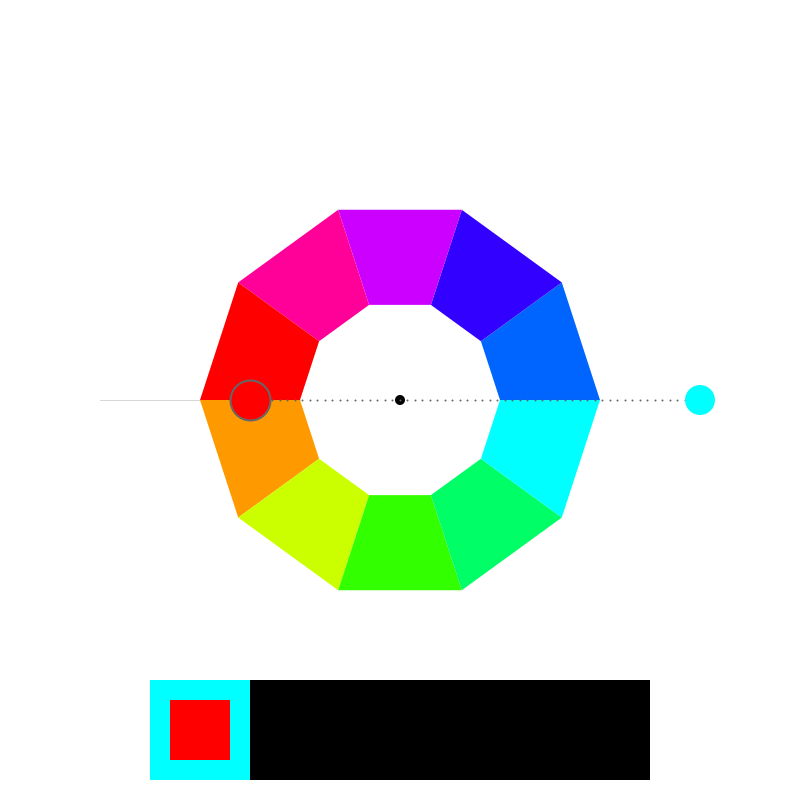
Frame 1 (no input)
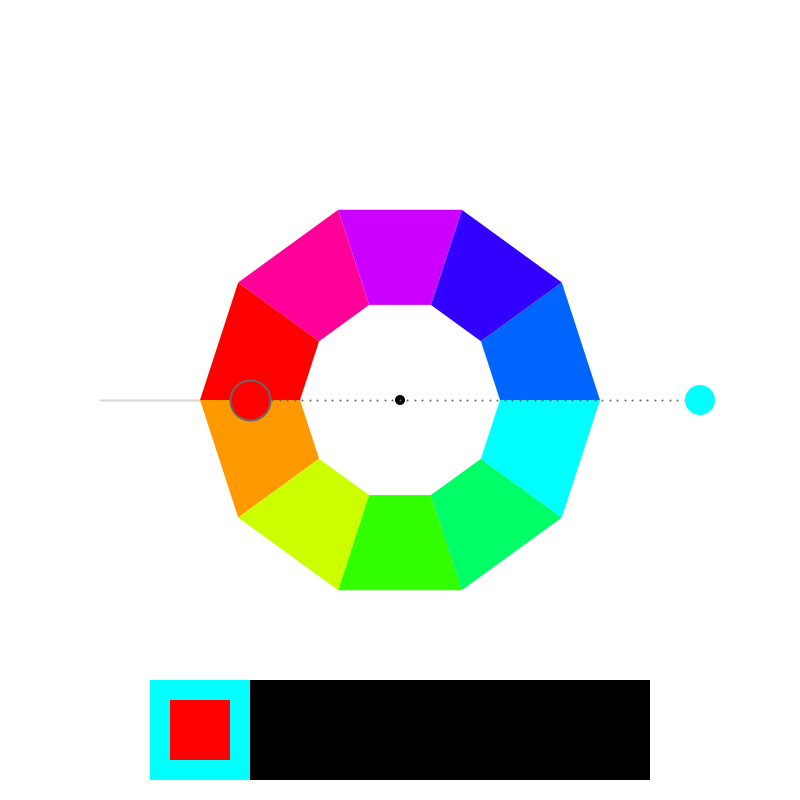
Frame 60 (the mouse pressed at the canvas centre just before this capture)
Frame 120 (the mouse held since frame 60 and released just before this capture): identical to frame 60, image omitted

The Processing sketch that drew these frames (run headless with seeded random() and noise(); from frame 60 on, the mouse is pressed at the canvas centre):

// Processing sketch: processing_153056
// ── processing_153056.pde

/*
 * Creative Coding
 * Week 4, 01 - an interactive colour wheel picker
 * by Indae Hwang and Jon McCormack
 * Copyright (c) 2014 Monash University
 *
 * This program draws an interactive colour selection wheel
 * Drag the colour circle around the hue wheel to change hue, change the distance
 * from the wheel to control brightness.
 *
 * Another colour circle is displayed showing the colour 180 degrees from the current colour
 * 
 */

// colourHandle: the user interface element to changing colours over the wheel
// It has a postion and a size
float colorHandleX;
float colorHandleY;
float handleSize = 30;

// boolean isLocked
// the state of handle: when the color handle is pressed, 
// color hand is locked–released as the left mouse button is released 
boolean isLocked = false;
boolean isShifted = false;

// Wheel radius: inner and outer
float innerR = 100; // inner
float outerR = 200; // outer
float outerR2 = outerR * 1.5; // limit of the handle's "pull" range

// current and complimentary colour
float hueValue = 180;
float satValue = 100;
float brightValue = 100;
float complimentaryHue = 0;

// arrays for the colour squares
int num = 5;
float[] mainHue = new float[num];
float[] compHue = new float[num];
float[] sat = new float[num];
float[] bright = new float[num];
int current = 0;

void setup() {
  size(800, 800);
  colorMode(HSB, 360, 100, 100); // use HSB colour mode, H=0->360, S=0->100, B=0->100
  colorHandleX = width/2+300;
  colorHandleY = height/2;
} // end of setup()

void draw() {
  // draw the colour wheel
  drawColorWheel();
  // draw the handle
  drawHandle();
  // save the colours
  saveColors();
  // draw the squares
  drawSquares();
} // end of draw()

/*
 * calculateCompHue
 * Calculates the complimentary hue from the hue supplied
 */
float calculateCompHue(float hueValue) {
  // Calculate complimentary color with hueValue
  // The complimentary colour should be 180 degrees opposite the selected colour
  if (hueValue >= 180 && hueValue < 360) {
    return hueValue-180;
  } else 
    return hueValue+180;
} // end of calculateCompHue()

/*
 * colorHandleUpdate
 * Updates the position and orientation of the colour handle based on
 * mouse position when left mouse button is pressed.
 */
void colorHandleUpdate() {
  // isLocked will be true if we pressed the mouse down while over the handle
  if (isLocked) {
    // calculate angle of handle based on mouse position
    // atan2 value is in the range from pi to -pi
    float angle = atan2(mouseY-height/2, mouseX-width/2  );
    float distance = dist(mouseX, mouseY, width/2, height/2);
    float radius = constrain(distance, outerR, outerR2);
    colorHandleX = width/2  + radius * cos(angle);
    colorHandleY = height/2 + radius * sin(angle);
    
    // map angle to hue
    hueValue = map (degrees(angle), -180, 180, 360, 0);
    if (isShifted) {
      // map distance from outer edge of the wheel to saturation
      satValue = map(radius, outerR, outerR2, 0, 100);
    } else {
      // map distance from outer edge of the wheel to brightness
      brightValue = map(radius, outerR, outerR2, 0, 100);
    }

    //Shape for the locked colorHandle 
    noStroke(); 
    fill(0, 0, 85);
    ellipse(colorHandleX, colorHandleY, handleSize+20, handleSize+20);
  }
} // end of colorHandleUpdate()

/*
 * isWithinCircle
 * boolean function that returns true if the mouse is within the circle with centre (x,y) radius r
 */
boolean isWithinCircle(float x, float y, float r) {
  float distance = dist(mouseX, mouseY, x, y);
  return (distance <= r);
} // end of isWithinCircle()

/*
 * dotLine
 * draw a dotted line from (x1,y1) to (x2,y2)
 */
void dotLine(float x1, float y1, float x2, float y2, int dotDetail) {
  for (int i=0; i<=dotDetail; i++) {
    float dotDetailFloat = (float) dotDetail;
    float dotX = lerp(x1, x2, i/dotDetailFloat);
    float dotY = lerp(y1, y2, i/dotDetailFloat);
    strokeWeight(2);
    stroke(0, 0, 40);
    point(dotX, dotY);
  }
} // end of dotLine()

/*
 * mousePressed
 * When mouse button is first pressed, check if the user has pressed over the colour handle
 * If so, set isLocked to true to lock manipulation of the handle
 *
 */
void mousePressed() {
  if (isWithinCircle(colorHandleX, colorHandleY, handleSize)) {
    isLocked = true;
  }
} // end of mousePressed()

/*
 * mouseReleased
 * Unlock control of the handle
 *
 */
void mouseReleased() {
  current = (current < num-1) ? current + 1 : 0;
  isLocked = false;
} // end of mouseReleased()

/*
 *  drawColorWheel
 *  function to draw the colour wheel
 *
 */
void drawColorWheel() {
  // draw the background 
  // Since we're using HSB colour mode this clears the display window to white
  //         H  S  B
  background(0, 0, 100);
  // draw reference line at the 0/360 hue boundary
  stroke(0, 40);
  line(width/2 - innerR, height/2, width/2 - outerR2, height/2);

  //draw itten's color wheel - we'll use a QUAD_STRIP for this
  noStroke();
  beginShape(QUAD_STRIP);
  for (int i=0; i<=10; i++) {
    float angle = radians(36*i-90); // 10 x 36 degree steps
    //   Hue   Sat  Brightness
    fill(36*i, 100, 100);  // change the colour as we're building the quads
    //outside(top)
    vertex( width/2 + outerR*sin(angle), height/2 + outerR*cos(angle) );
    //inside(down)
    vertex( width/2 + innerR*sin(angle), height/2 + innerR*cos(angle) );
  }
  endShape(CLOSE);
} // end of drawColorWheel()

/*
 *  drawHandle
 *  function to draw the handle
 *
 */
void drawHandle() {
  // colour handle Position Update
  colorHandleUpdate();

  //draw dotted line from center to colorhandle
  dotLine(width/2, height/2, colorHandleX, colorHandleY, 40); 

  //draw color handle
  noStroke();
  fill(0);
  ellipse(width/2, height/2, 10, 10);

  //   Hue       Sat  Brightness
  fill(hueValue, satValue, brightValue);
  ellipse(colorHandleX, colorHandleY, handleSize, handleSize );

  //complimentary color for colorHandle (comHand)
  float angleComHand = atan2(colorHandleY-height/2, colorHandleX-width/2) + PI;
  float radiusComHand = 150;
  float comHandX = width/2  + radiusComHand * cos(angleComHand);
  float comHandY = height/2 + radiusComHand * sin(angleComHand);

  //dotline from center to comHand
  dotLine(width/2, height/2, comHandX, comHandY, 20); 

  complimentaryHue = calculateCompHue(hueValue);
  //println("hueValue: "+hueValue + " + "+"comHue: "+complimentaryHue);

  fill( complimentaryHue, satValue, brightValue );
  ellipse(comHandX, comHandY, 40, 40);
} // end of drawHandle()

/*
 *  saveColors
 *  function to save the current hue, saturation and brightness
 *  to arrays
 */
void saveColors() {
  mainHue[current] = hueValue;
  compHue[current] = complimentaryHue;
  sat[current] = satValue;
  bright[current] = brightValue;
} // end of saveColors()

/*
 *  drawSquares
 *  function to draw the squares
 *
 */
void drawSquares() { 
  float w1 = constrain(width/(num+1), 40, 100);  // width of large squares
  float w2 = w1 * 0.6;                           // width of small squares
  float m = (width-(w1*num))/2;                  // margin  
  float y = height - 120;                        // Y position of large squares
  float s = (w1-w2)/2;                           // space between large and small squares
  noStroke();
  for (int i = 0; i < num; i++) {
    fill(mainHue[i], sat[i], bright[i]);
    rect(m+(i*w1), y, w1, w1);
    fill(compHue[i], sat[i], bright[i]);
    rect(m+(i*w1)+s, y+s, w2, w2);
  }
} // end of drawSquares()

/*
 *  keyPressed
 *  
 */
void keyPressed() {
  if (key == CODED) {
    switch (keyCode) {
     case DOWN:
       // decrease hue
       hueValue = (hueValue < 30) ? hueValue + 330 : hueValue - 30;
       break;
     case UP:
       // increase hue
       hueValue = (hueValue > 330) ? hueValue - 330 : hueValue + 30 ;
       break;
     case SHIFT:
       // change from brightness to saturation
       isShifted = true;
       break;
    }
  }   
} // end of keyPressed

/*
 *  keyReleased
 *  
 */
void keyReleased() {
  isShifted = false;
} // end of keyReleased()
